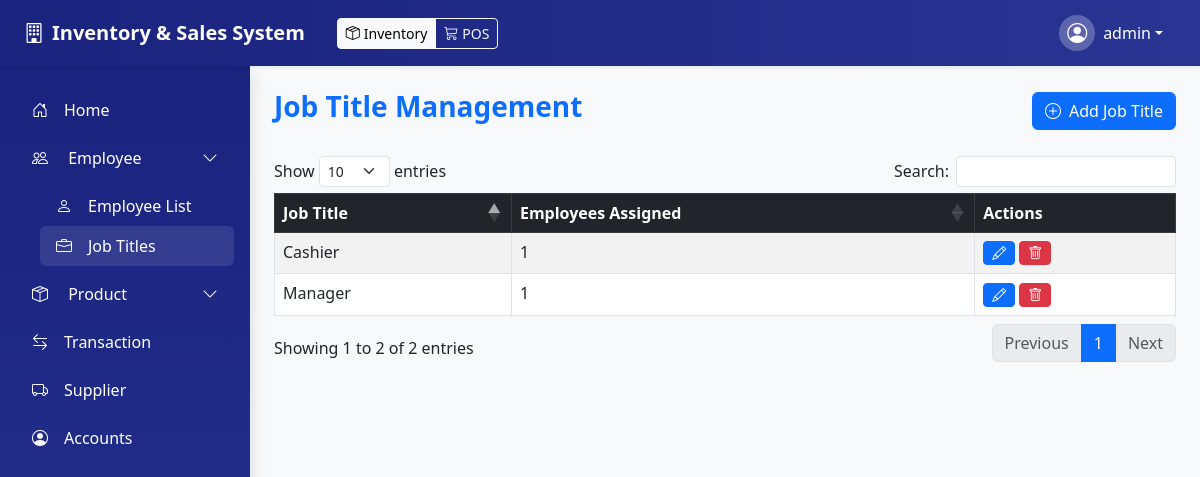
Screenshot of /page/jobs.php (signed in) with the database file from the repository.
### tables this page shows
CREATE TABLE `job` (
    `Job_ID` int(11) NOT NULL,
    `Job_Title` varchar(50) NOT NULL
);

### controller/job_controller.php (called while the page is built, shortened)
<?php
require_once '../model/job_model.php';
class JobController {
    private $model;
    public function __construct($dbConnection) {
        $this->model = new Job($dbConnection);
    }
    public function getAllJobs() {
        return $this->model->getAll();
    }
}

### model/job_model.php (called while the page is built, shortened)
<?php
class Job {
    private $conn;
    public function __construct($dbConnection) {
        $this->conn = $dbConnection;
    }
    public function getAll() {
        $query = "SELECT j.*, COUNT(e.Employee_ID) as Employee_Count
                  FROM job j
                  LEFT JOIN employee e ON j.Job_ID = e.Job_ID
                  GROUP BY j.Job_ID
                  ORDER BY j.Job_Title";
        $result = $this->conn->query($query);
        return $result->fetch_all(MYSQLI_ASSOC);
    }
}

### page/jobs.php (the view, shortened to what this page needs)
<?php
require_once '../include/navbar.php';
require_once '../include/sidebar.php';
require_once '../controller/job_controller.php';
$jobController = new JobController($conn);
$jobs = $jobController->getAllJobs();
?>
<!DOCTYPE html>
<html lang="en">
<head>
    <link href="https://cdn.jsdelivr.net/npm/bootstrap@5.3.0-alpha3/dist/css/bootstrap.min.css" rel="stylesheet">
    <link href="https://cdn.jsdelivr.net/npm/bootstrap-icons/font/bootstrap-icons.css" rel="stylesheet">
    <link href="https://cdn.datatables.net/1.13.7/css/dataTables.bootstrap5.min.css" rel="stylesheet">
</head>
<body class="bg-light">
    <div class="d-flex">
        <div class="flex-shrink-0" style="width: 250px;">
            <?php require_once '../include/sidebar.php'; ?>
        </div>
        <div class="flex-grow-1 p-4">
            <div class="d-flex justify-content-between align-items-center mb-4">
                <h1 class="fs-3 fw-bold text-primary">Job Title Management</h1>
                <button class="btn btn-primary" onclick="showAddModal()">
                    <i class="bi bi-plus-circle me-2"></i>Add Job Title
                </button>
            </div>
            <table id="jobTable" class="table table-bordered table-striped table-hover">
                <thead class="table-dark">
                    <tr>
                        <th>Job Title</th>
                        <th>Employees Assigned</th>
                        <th>Actions</th>
                    </tr>
                </thead>
                <tbody>
                    <?php if (empty($jobs)): ?>
                    <tr>
                        <td colspan="3" class="text-center py-4">
                            <div class="text-muted">
                                <i class="bi bi-briefcase fs-1 mb-3 d-block"></i>
                                <h5>No Job Titles Found</h5>
                                <p>No job titles have been added yet.</p>
                            </div>
                        </td>
                    </tr>
                    <?php else: ?>
                        <?php foreach ($jobs as $job): ?>
                        <tr>
                            <td><?= $job['Job_Title'] ?></td>
                            <td><?= $job['Employee_Count'] ?></td>
                            <td>
                                <button class="btn btn-primary btn-sm" onclick="editJob(<?= $job['Job_ID'] ?>)">
                                    <i class="bi bi-pencil"></i>
                                </button>
                                <button class="btn btn-danger btn-sm" onclick="deleteJob(<?= $job['Job_ID'] ?>)">
                                    <i class="bi bi-trash"></i>
                                </button>
                            </td>
                        </tr>
                        <?php endforeach; ?>
                    <?php endif; ?>
                </tbody>
            </table>
        </div>
    </div>
</body>
</html>

### rows the page displays
job: Job_Title "Cashier", Employee_Count "1"
job: Job_Title "Manager", Employee_Count "1"

### other values shown
$_SESSION['username'] "admin"
